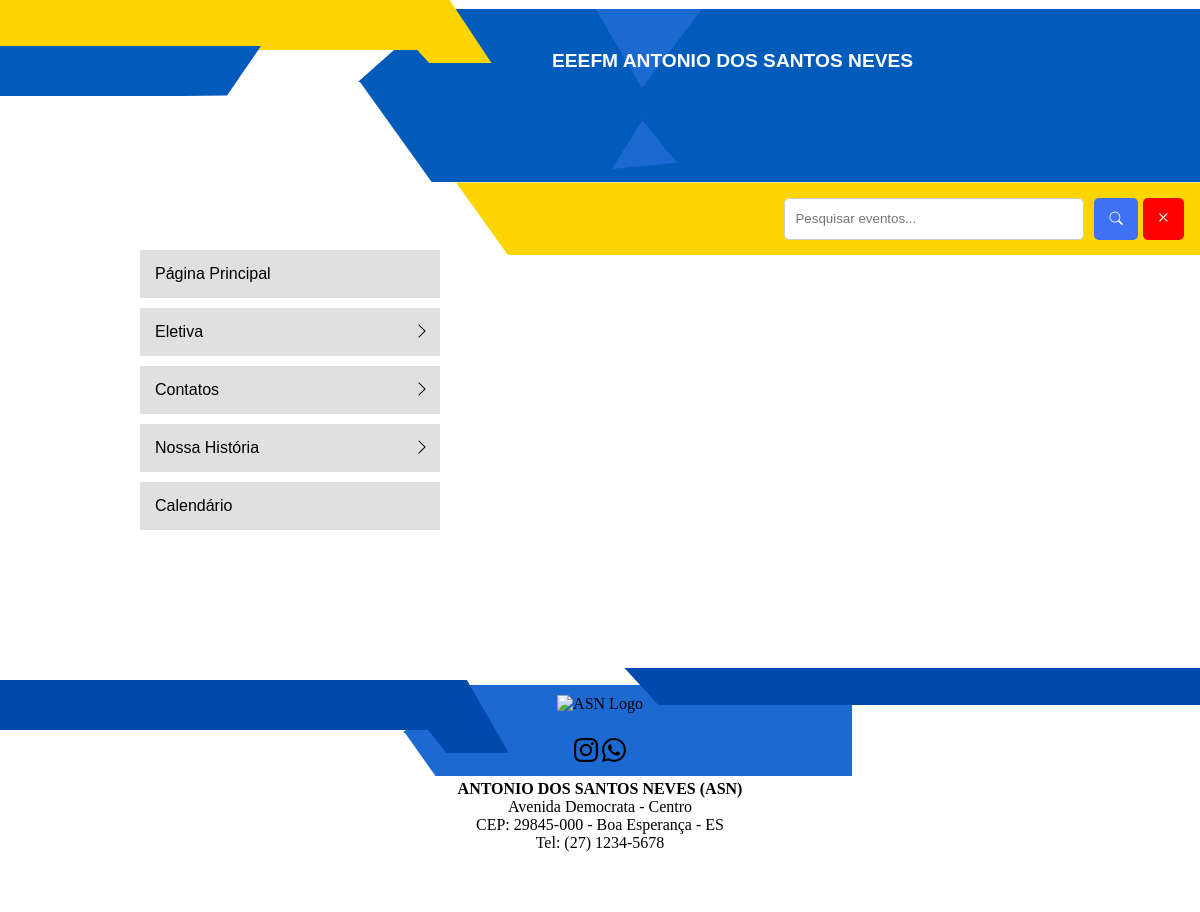
The page /lista_eventos/ on the database as committed earlier.
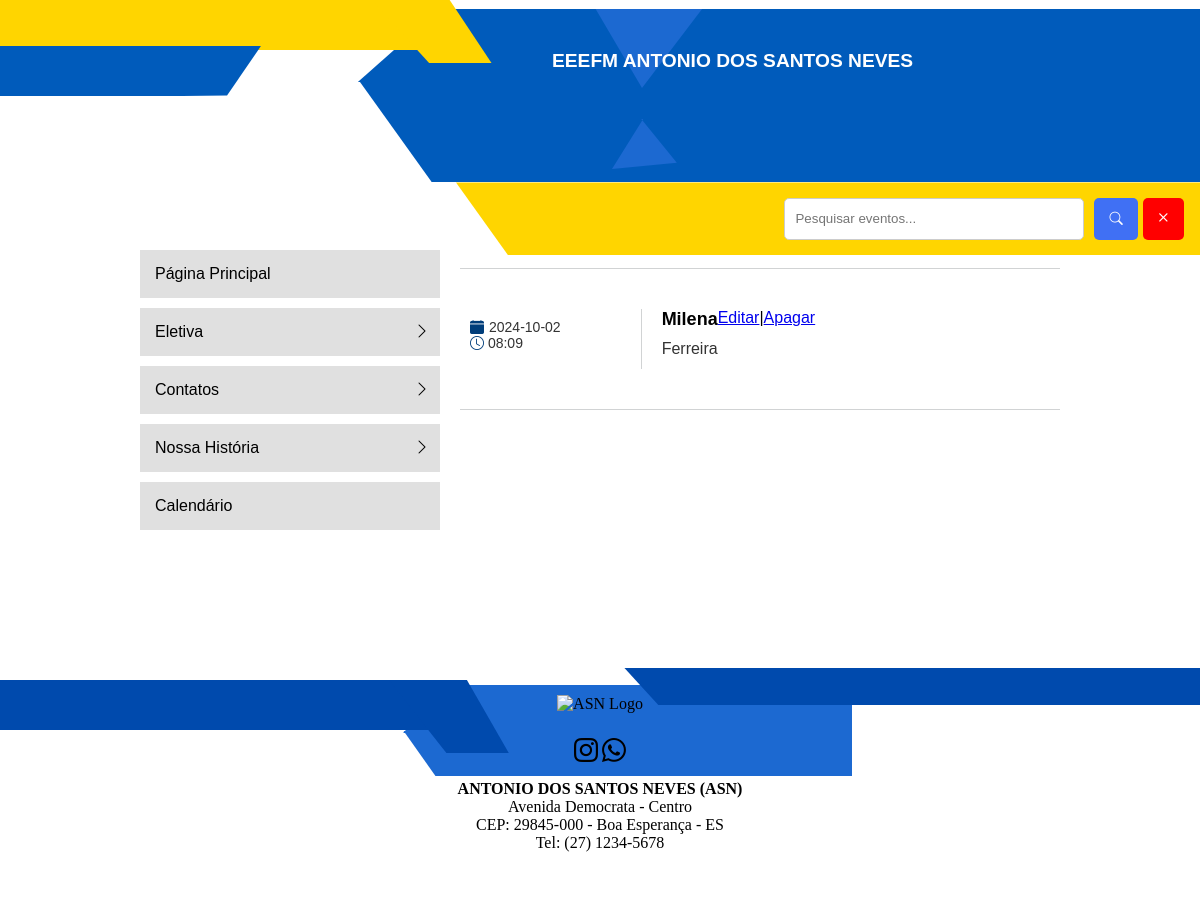
The same page on the database as committed later.
### aplicacao/models.py (models this page shows, shortened)
class Evento(models.Model):
    nome = models.CharField(max_length=100)
    descricao = models.TextField()
    data = models.TextField(null=True)
    hora = models.TimeField()

### aplicacao/views.py (the view)
# urls.py: path('lista_eventos/', listar_eventos, name='listar_eventos'),
def listar_eventos(request):
    eventos = Evento.objects.all()
    return render(request, 'listar_eventos.html', {'eventos': eventos})

### aplicacao/templates/listar_eventos.html (shortened to what this page needs)
<!DOCTYPE html>
<html lang="pt-BR">
<head>
   <link rel="stylesheet" href="https://cdn.jsdelivr.net/npm/bootstrap-icons@1.11.3/font/bootstrap-icons.min.css">
</head>
<body>
   <header class="topo">
       <div class="secondary-bar secondary-bar-top">
           <div class="parallelogram parallelogram-1"></div>
       </div>
       <div class="blue-1"></div>
       <div class="triangulo"></div>
       <div class="triangulo-2"></div>
       <h1 class="topo-asn">EEEFM ANTONIO DOS SANTOS NEVES</h1>
       <div class="blue-2"></div>
       <div class="yellow-section">
           <div class="search-container">
               <input type="text" placeholder="Pesquisar eventos..." class="search-input" id="searchInput">
               <button class="search-button" id="searchButton"><i class="bi bi-search"></i></button>
           <button class="clear-button" id="clearButton"><i class="bi bi-x"></i></button>
           </div>
       </div>
   </header>
<div class="main-container">
   <div class="menu">
       <div class="menu-item">
           <button class="menu-button">Página Principal</button>
       </div>
       <div class="menu-item">
           <button class="menu-button" onclick="toggleSubmenu('institucional-submenu', this)">Eletiva
               <span class="arrow"><i class="bi bi-chevron-right"></i></span>
           </button>
       </div>
       <div class="menu-item">
           <button class="menu-button" onclick="toggleSubmenu('contatos-submenu', this)">Contatos
               <span class="arrow"><i class="bi bi-chevron-right"></i></span>
           </button>
       </div>
       <div class="menu-item">
           <button class="menu-button" onclick="toggleSubmenu('legislacao-submenu', this)">Nossa História
               <span class="arrow"><i class="bi bi-chevron-right"></i></span>
           </button>
       </div>
       <div class="menu-item">
           <button class="menu-button">Calendário</button>
       </div>
   </div>
   <div class="event-list">
	{% for evento in eventos %}
       <div class="event">
           <div class="event-datetime">
               <div>
                   <span class="date"><i class="bi bi-calendar-fill"></i>{{ evento.data }}</span>
               </div>
               <div>
                   <span class="icon"><i class="bi bi-clock"></i></span>
                   <span class="time">{{ evento.hora }}</span>
               </div>
           </div>
           <div>
               <div class="event-title">{{ evento.nome }}</div>
               <div class="event-description">{{ evento.descricao }}</div>
           </div>
	<a href="{% url 'editar_evento' evento.id %}">Editar</a> |
     <a href="{% url 'apagar_evento' evento.id %}">Apagar</a>
       </div>
	 {% endfor %}
         </div>
</div>
   <footer class="custom-footer bg-body-tertiary text-center text-lg-start">
       <div class="secondary-bar-rodape">
           <div class="parallelogram-rodape"></div>
       </div>
       <div class="blue-2-footer" ></div>
           <div class="blue-footer" ></div>
       <div class="yellow-section-footer"></div>
       <div class="footer-bar">
           <div class="footer-container">
               <div class="footer-logo">
                   <img src="https://images.sympla.com.br/65087b3baa195-lg.png" alt="ASN Logo" style="width: 8%;" />
               </div>
               <div class="footer-social">
                   <a href="#"><i class="bi bi-instagram" id="instagram"></i></a>
                   <a href="#"><i class="bi bi-whatsapp" id="whatsapp"></i></a>
               </div>
               <div class="footer-info">
                   <p><strong>ANTONIO DOS SANTOS NEVES (ASN)</strong></p>
                   <p>Avenida Democrata - Centro</p>
                   <p>CEP: 29845-000 - Boa Esperança - ES</p>
                   <p>Tel: (27) 1234-5678</p>
               </div>
           </div>
       </div>
    </footer>
</body>
</html>

Rows that differ between the two databases and show on the page:
added Evento: data "2024-10-02", hora "08:09", nome "Milena", descricao "Ferreira"
